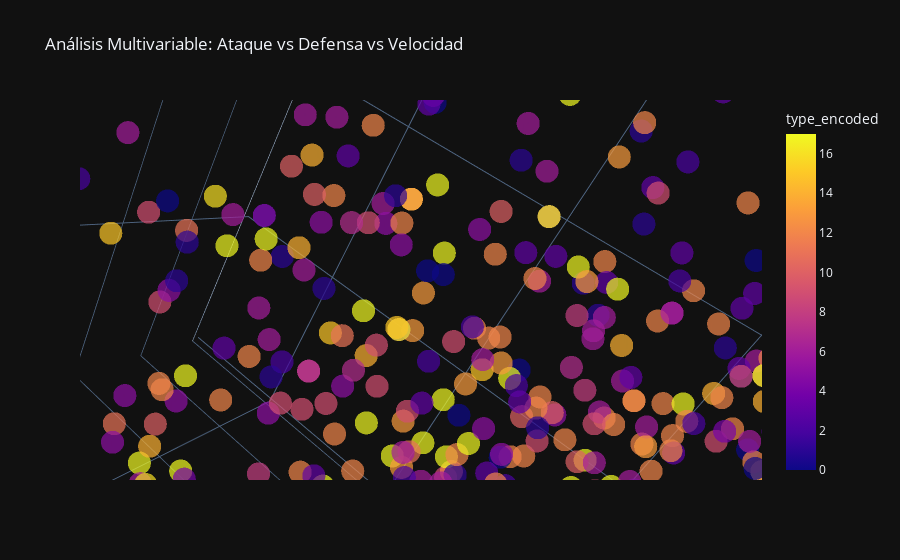

The notebook cell saved with this chart:
### Markdown cell above
# Análisis Multivariable:

### Code cell
fig = px.scatter_3d(
    data_frame=data,
    x='attack',
    y='defense',
    z='speed',
    color='type_encoded',
    template='plotly_dark',
    opacity=0.7,
    title='Análisis Multivariable: Ataque vs Defensa vs Velocidad'
)
fig.show()

### Figure 1 — Plotly figure (JSON) as saved in the notebook; plotly's stock layout.template omitted (floating-point values rounded to 4 significant figures; data arrays with more than 128 entries replaced by an {"elided": "..."} marker saying what was removed)
{"data": [{"hovertemplate": "attack=%{x}<br>defense=%{y}<br>speed=%{z}<br>type_encoded=%{marker.color}<extra></extra>", "legendgroup": "", "marker": {"color": {"elided": "1025 int values"}, "coloraxis": "coloraxis", "opacity": 0.7, "symbol": "circle"}, "mode": "markers", "name": "", "scene": "scene", "showlegend": false, "type": "scatter3d", "x": {"elided": "1025 int values"}, "y": {"elided": "1025 int values"}, "z": {"elided": "1025 int values"}}], "layout": {"autosize": true, "coloraxis": {"colorbar": {"title": {"text": "type_encoded"}}, "colorscale": [[0, "#0d0887"], [0.1111, "#46039f"], [0.2222, "#7201a8"], [0.3333, "#9c179e"], [0.4444, "#bd3786"], [0.5556, "#d8576b"], [0.6667, "#ed7953"], [0.7778, "#fb9f3a"], [0.8889, "#fdca26"], [1, "#f0f921"]]}, "dragmode": "zoom", "legend": {"tracegroupgap": 0}, "scene": {"aspectmode": "auto", "aspectratio": {"x": 0.8904, "y": 1.138, "z": 0.9866}, "camera": {"center": {"x": 0, "y": 0, "z": 0}, "eye": {"x": -0.002357, "y": 0.009227, "z": 0.00305}, "projection": {"type": "perspective"}, "up": {"x": 0.4541, "y": 0.1566, "z": 0.8771}}, "domain": {"x": [0, 1], "y": [0, 1]}, "dragmode": "zoom", "xaxis": {"title": {"text": "attack"}, "type": "linear"}, "yaxis": {"title": {"text": "defense"}, "type": "linear"}, "zaxis": {"title": {"text": "speed"}, "type": "linear"}}, "title": {"text": "Análisis Multivariable: Ataque vs Defensa vs Velocidad"}}}
